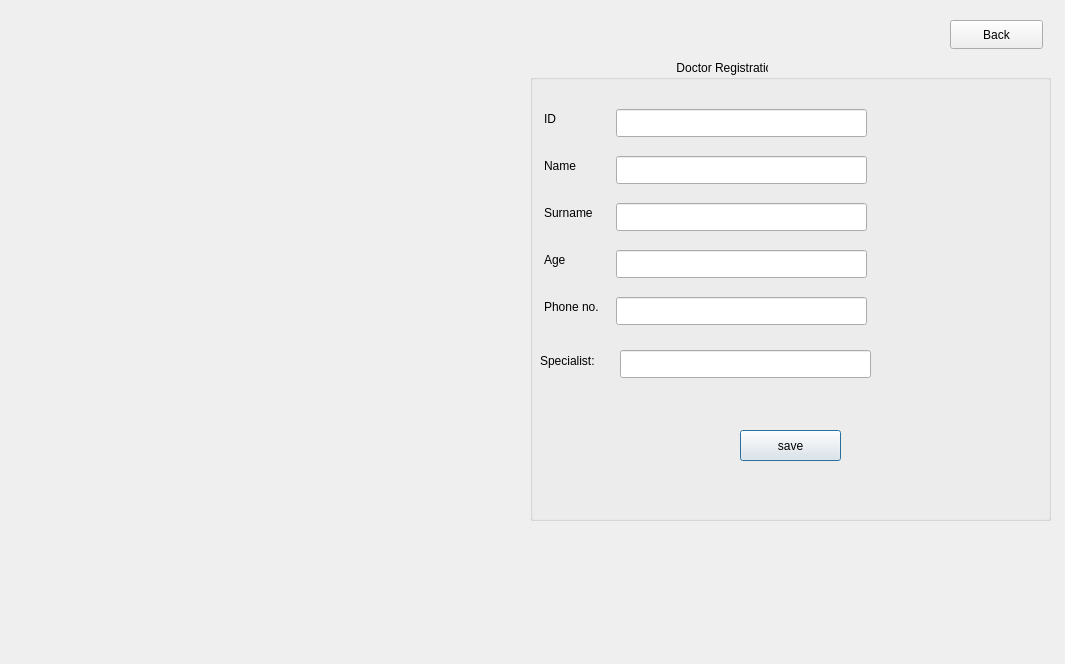
<?xml version="1.0" encoding="UTF-8"?>
<ui version="4.0">
 <class>Doctor</class>
 <widget class="QDialog" name="Doctor">
  <property name="geometry">
   <rect>
    <x>0</x>
    <y>0</y>
    <width>1065</width>
    <height>664</height>
   </rect>
  </property>
  <property name="windowTitle">
   <string>Dialog</string>
  </property>
  <widget class="QGroupBox" name="groupBox">
   <property name="geometry">
    <rect>
     <x>530</x>
     <y>60</y>
     <width>521</width>
     <height>461</height>
    </rect>
   </property>
   <property name="title">
    <string>                                            Doctor Registration</string>
   </property>
   <widget class="QLabel" name="label_6">
    <property name="geometry">
     <rect>
      <x>14</x>
      <y>49</y>
      <width>16</width>
      <height>20</height>
     </rect>
    </property>
    <property name="text">
     <string>ID</string>
    </property>
   </widget>
   <widget class="QLineEdit" name="txt_id">
    <property name="geometry">
     <rect>
      <x>86</x>
      <y>49</y>
      <width>251</width>
      <height>28</height>
     </rect>
    </property>
   </widget>
   <widget class="QLabel" name="label_7">
    <property name="geometry">
     <rect>
      <x>14</x>
      <y>96</y>
      <width>40</width>
      <height>20</height>
     </rect>
    </property>
    <property name="text">
     <string>Name</string>
    </property>
   </widget>
   <widget class="QLineEdit" name="txt_name">
    <property name="geometry">
     <rect>
      <x>86</x>
      <y>96</y>
      <width>251</width>
      <height>28</height>
     </rect>
    </property>
   </widget>
   <widget class="QLabel" name="label_8">
    <property name="geometry">
     <rect>
      <x>14</x>
      <y>143</y>
      <width>58</width>
      <height>20</height>
     </rect>
    </property>
    <property name="text">
     <string>Surname</string>
    </property>
   </widget>
   <widget class="QLineEdit" name="txt_surname">
    <property name="geometry">
     <rect>
      <x>86</x>
      <y>143</y>
      <width>251</width>
      <height>28</height>
     </rect>
    </property>
   </widget>
   <widget class="QLabel" name="label_9">
    <property name="geometry">
     <rect>
      <x>14</x>
      <y>190</y>
      <width>27</width>
      <height>20</height>
     </rect>
    </property>
    <property name="text">
     <string>Age</string>
    </property>
   </widget>
   <widget class="QLineEdit" name="txt_age">
    <property name="geometry">
     <rect>
      <x>86</x>
      <y>190</y>
      <width>251</width>
      <height>28</height>
     </rect>
    </property>
   </widget>
   <widget class="QLabel" name="label_10">
    <property name="geometry">
     <rect>
      <x>14</x>
      <y>237</y>
      <width>65</width>
      <height>20</height>
     </rect>
    </property>
    <property name="text">
     <string>Phone no.</string>
    </property>
   </widget>
   <widget class="QLineEdit" name="txt_phone">
    <property name="geometry">
     <rect>
      <x>86</x>
      <y>237</y>
      <width>251</width>
      <height>28</height>
     </rect>
    </property>
   </widget>
   <widget class="QPushButton" name="pushButton">
    <property name="geometry">
     <rect>
      <x>210</x>
      <y>370</y>
      <width>101</width>
      <height>31</height>
     </rect>
    </property>
    <property name="text">
     <string>save</string>
    </property>
   </widget>
   <widget class="QLabel" name="label">
    <property name="geometry">
     <rect>
      <x>10</x>
      <y>290</y>
      <width>71</width>
      <height>21</height>
     </rect>
    </property>
    <property name="text">
     <string>Specialist:</string>
    </property>
   </widget>
   <widget class="QLineEdit" name="txt_phone_2">
    <property name="geometry">
     <rect>
      <x>90</x>
      <y>290</y>
      <width>251</width>
      <height>28</height>
     </rect>
    </property>
   </widget>
  </widget>
  <widget class="QPushButton" name="pushButton_2">
   <property name="geometry">
    <rect>
     <x>950</x>
     <y>20</y>
     <width>93</width>
     <height>29</height>
    </rect>
   </property>
   <property name="text">
    <string>Back</string>
   </property>
  </widget>
 </widget>
 <resources/>
 <connections/>
</ui>
